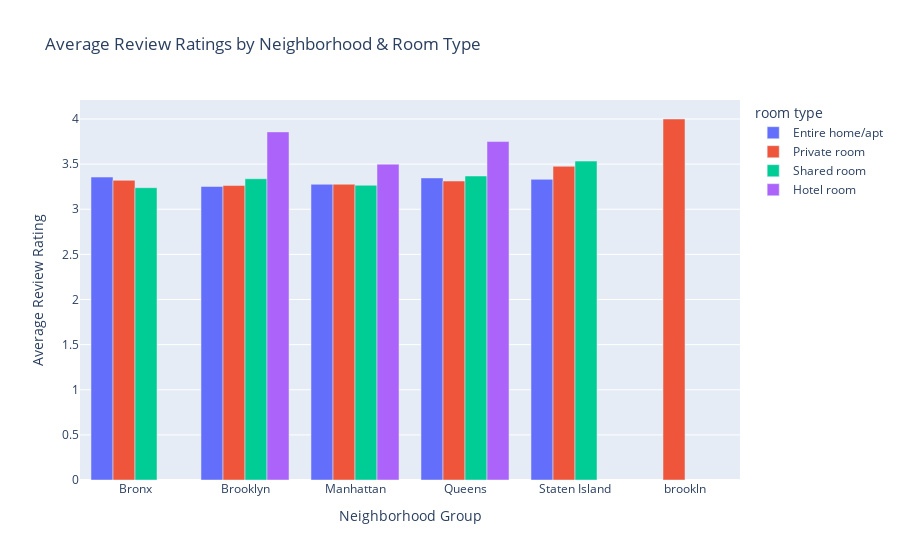

Source (notebook cell):
### Code cell
# Avg Review Rate by Neighborhood & Room Type

avg_review_rate = df.groupby(['neighbourhood group','room type'])['review rate number'].mean().reset_index()
print("\nAverage Review Rate:\n", avg_review_rate.head())

px.bar(avg_review_rate, x="neighbourhood group", y="review rate number", color="room type",
       barmode="group", title="Average Review Ratings by Neighborhood & Room Type",
       labels={'review rate number':'Average Review Rating','neighbourhood group':'Neighborhood Group'}).show()

### Figure 1 — Plotly figure (JSON) as saved in the notebook; plotly's stock layout.template omitted (floating-point values rounded to 4 significant figures)
{"data": [{"alignmentgroup": "True", "hovertemplate": "room type=Entire home/apt<br>Neighborhood Group=%{x}<br>Average Review Rating=%{y}<extra></extra>", "legendgroup": "Entire home/apt", "marker": {"color": "#636efa", "pattern": {"shape": ""}}, "name": "Entire home/apt", "offsetgroup": "Entire home/apt", "orientation": "v", "showlegend": true, "textposition": "auto", "type": "bar", "x": ["Bronx", "Brooklyn", "Manhattan", "Queens", "Staten Island"], "xaxis": "x", "y": [3.356, 3.252, 3.276, 3.347, 3.331], "yaxis": "y"}, {"alignmentgroup": "True", "hovertemplate": "room type=Private room<br>Neighborhood Group=%{x}<br>Average Review Rating=%{y}<extra></extra>", "legendgroup": "Private room", "marker": {"color": "#EF553B", "pattern": {"shape": ""}}, "name": "Private room", "offsetgroup": "Private room", "orientation": "v", "showlegend": true, "textposition": "auto", "type": "bar", "x": ["Bronx", "Brooklyn", "Manhattan", "Queens", "Staten Island", "brookln"], "xaxis": "x", "y": [3.32, 3.263, 3.277, 3.313, 3.476, 4], "yaxis": "y"}, {"alignmentgroup": "True", "hovertemplate": "room type=Shared room<br>Neighborhood Group=%{x}<br>Average Review Rating=%{y}<extra></extra>", "legendgroup": "Shared room", "marker": {"color": "#00cc96", "pattern": {"shape": ""}}, "name": "Shared room", "offsetgroup": "Shared room", "orientation": "v", "showlegend": true, "textposition": "auto", "type": "bar", "x": ["Bronx", "Brooklyn", "Manhattan", "Queens", "Staten Island"], "xaxis": "x", "y": [3.239, 3.338, 3.266, 3.368, 3.533], "yaxis": "y"}, {"alignmentgroup": "True", "hovertemplate": "room type=Hotel room<br>Neighborhood Group=%{x}<br>Average Review Rating=%{y}<extra></extra>", "legendgroup": "Hotel room", "marker": {"color": "#ab63fa", "pattern": {"shape": ""}}, "name": "Hotel room", "offsetgroup": "Hotel room", "orientation": "v", "showlegend": true, "textposition": "auto", "type": "bar", "x": ["Brooklyn", "Manhattan", "Queens"], "xaxis": "x", "y": [3.857, 3.5, 3.75], "yaxis": "y"}], "layout": {"barmode": "group", "legend": {"title": {"text": "room type"}, "tracegroupgap": 0}, "title": {"text": "Average Review Ratings by Neighborhood & Room Type"}, "xaxis": {"anchor": "y", "domain": [0, 1], "title": {"text": "Neighborhood Group"}}, "yaxis": {"anchor": "x", "domain": [0, 1], "title": {"text": "Average Review Rating"}}}}
